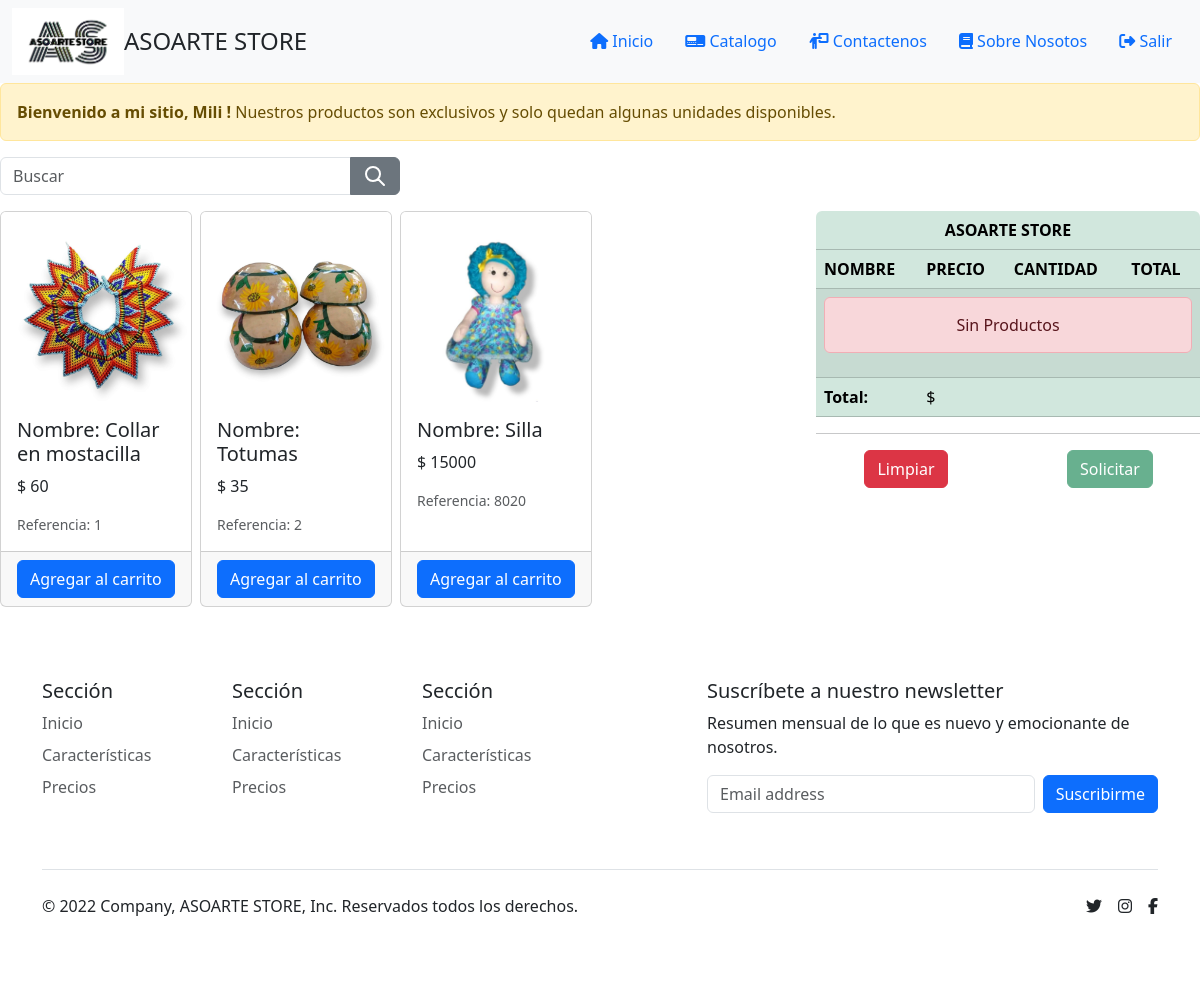
The page /productos/ (signed in) on the database its author committed.
### productos/models.py (models this page shows, shortened)
class Producto(models.Model):
    cod_prod = models.IntegerField(primary_key=True, verbose_name='Código')
    nombre = models.CharField(max_length=30, blank=True, null=True)
    imagen = models.ImageField(upload_to="productos", null=True)
    cantidad = models.IntegerField(blank=True)
    valor_compra = models.IntegerField(blank=True, null=True)
    valor_venta = models.IntegerField(blank=True, null=True)
    fecha_actualiza = models.DateTimeField(auto_now_add=True)

### productos/views.py (the view)
# urls.py: path('', listar_producutos, name="productos"),
@login_required
def listar_producutos(request):
    busqueda = request.GET.get("buscar")
    productos = Producto.objects.all()
    if busqueda:
        productos = Producto.objects.filter(
            Q(nombre__icontains = busqueda)
        ).distinct()
    return render(request, "productos/tienda.html", {'productos':productos})

### templates/productos/tienda.html
{% extends 'partials/body.html' %}
{% block contenido %}
<div class="alert alert-warning alert-dismissible fade show" role="alert">
    <strong>Bienvenido a mi sitio, {% if user.is_authenticated %} {{ user.username }}
    {% else %}
      Visitante
    {% endif %}!</strong> Nuestros productos son exclusivos y solo quedan algunas unidades disponibles.
  </div>
  <div class="col-4">
  <form method="GET">
    <div class="input-group">
      <input class="form-control" type="search" name="buscar" placeholder="Buscar" aria-label="Buscar" value="{{ request.GET.buscar }}">
      <button class="btn btn-secondary" type="submit">
        <svg xmlns="http://www.w3.org/2000/svg" fill="none" viewBox="0 0 24 24" stroke="currentColor" style="width: 24px;height: 24px" data-config-id="auto-svg-2-2">
          <path stroke-linecap="round" stroke-linejoin="round" stroke-width="2" d="M21 21l-6-6m2-5a7 7 0 11-14 0 7 7 0 0114 0z"></path>
        </svg>
      </button>
    </div>
  </form>
</div>
<div class="row justify-content-start">
    <div class="col-8">
<div class="row row-cols-2 row-cols-md-4 g-2">
    {% for producto in productos %}
    <div class="col">
      <div class="card h-100" >
        <img src="{{producto.imagen.url}}" class="card-img-top" alt="{{producto.nombre}}">
        <div class="card-body">
          <h5 class="card-title">Nombre: {{producto.nombre}}</h5>
          <p class="card-text">$ {{producto.valor_venta}}</p>
          <small class="text-muted">Referencia: {{producto.cod_prod}}</small>
        </div>
        <div class="card-footer">
            <a href="{% url 'Add' producto.cod_prod %}" class="btn btn-primary">Agregar al carrito</a>
        </div>
    </div>
</div>
    {% endfor %}
</div>
</div>
<div class="col-4">
    {% include "productos/carrito.html" %}
</div>
</div>
{% endblock contenido %}

### templates/partials/body.html (shortened to what this page needs)
{% load static %}
{% load bootstrap5 %}
{% bootstrap_css %}
<!DOCTYPE html>
<html>
    <head>
    </head>
    <body class"text-muted">
      <nav class=" text-muted navbar navbar-expand-lg navbar-light bg-light">
        <div class="container-fluid">
              <a href="/" class="d-flex align-items-center mb-3 mb-md-0 me-md-auto text-dark text-decoration-none">
                <img src="{% static 'img/logo.png' %}" alt="" width="112" class="d-inline-block align-text-top">
                <span class="fs-4">ASOARTE STORE</span>
              </a>
              <ul class="nav">
                <li class="nav-item"><a href="{% url 'inicio' %}" class="nav-link active" aria-current="page"><i class="fa-solid fa-home"></i> Inicio</a></li>
                <li class="nav-item"><a href="{% url 'Tienda' %}" class="nav-link"><i class="fa-solid fa-tachograph-digital"></i> Catalogo</a></li>
                <li class="nav-item"><a href="{% url 'correo' %}" class="nav-link"><i class="fa-solid fa-person-chalkboard"></i> Contactenos</a></li>
                <li class="nav-item"><a href="{% url 'Somos' %}" class="nav-link"><i class="fa-solid fa-book"></i> Sobre Nosotos</a></li>
                {% if user.is_authenticated %}
                <li class="nav-item"><a href="{% url 'logout' %}" class="nav-link"><i class="fa-solid fa-right-from-bracket"></i> Salir</a>
                  {% else %}
                  <li class="nav-item"><a href="{% url 'login' %}" class="nav-link"><i class="fa-solid fa-user"></i> Ingresar</a>
                {% endif %}
                </ul>
              </div>
            </nav>
          <div>
            {% block contenido %}
            {% endblock %}
          </div>
      </body>
<br>
<div class="container">
<footer class="py-5">
  <div class="row">
  <div class="col-6 col-md-2 mb-3">
  <h5>Sección</h5>
  <ul class="nav flex-column">
  <li class="nav-item mb-2"><a href="#" class="nav-link p-0 text-muted">Inicio</a></li>
  <li class="nav-item mb-2"><a href="#" class="nav-link p-0 text-muted">Características</a></li>
  <li class="nav-item mb-2"><a href="#" class="nav-link p-0 text-muted">Precios</a></li>
  </ul>
  </div>
  <div class="col-6 col-md-2 mb-3">
  <h5>Sección</h5>
  <ul class="nav flex-column">
  <li class="nav-item mb-2"><a href="#" class="nav-link p-0 text-muted">Inicio</a></li>
  <li class="nav-item mb-2"><a href="#" class="nav-link p-0 text-muted">Características</a></li>
  <li class="nav-item mb-2"><a href="#" class="nav-link p-0 text-muted">Precios</a></li>
  </ul>
  </div>
  <div class="col-6 col-md-2 mb-3">
  <h5>Sección</h5>
  <ul class="nav flex-column">
  <li class="nav-item mb-2"><a href="#" class="nav-link p-0 text-muted">Inicio</a></li>
  <li class="nav-item mb-2"><a href="#" class="nav-link p-0 text-muted">Características</a></li>
  <li class="nav-item mb-2"><a href="#" class="nav-link p-0 text-muted">Precios</a></li>
  </ul>
  </div>
  <div class="col-md-5 offset-md-1 mb-3">
  <form>
  <h5>Suscríbete a nuestro newsletter</h5>
  <p>Resumen mensual de lo que es nuevo y emocionante de nosotros.</p>
  <div class="d-flex flex-column flex-sm-row w-100 gap-2">
  <input id="newsletter1" type="text" class="form-control" placeholder="Email address">
  <button class="btn btn-primary" type="button">Suscribirme</button>
  </div>
  </form>
  </div>
  </div>
  <div class="d-flex flex-column flex-sm-row justify-content-between py-4 my-4 border-top">
  <p>© 2022 Company, ASOARTE STORE, Inc. Reservados todos los derechos.</p>
  <ul class="list-unstyled d-flex">
  <li class="ms-3"><a class="link-dark" href="#"><i class="fa fa-twitter" aria-hidden="true"></i><use xlink:href="#twitter"></use></svg></a></li>
  <li class="ms-3"><a class="link-dark" href="http://www.w3.org/2000/svg"><i class="fa fa-instagram" aria-hidden="true"></i><use xlink:href="#instagram"></use></svg></a></li>
  <li class="ms-3"><a class="link-dark" href="#"><i class="fa fa-facebook"></i><use xlink:href="#facebook"></use></svg></a></li>
  </ul>
  </div>
  </footer>
</div>
</html>

### templates/productos/carrito.html
<div class=" rounded  table-responsive" role="alert">
    <table class="table table-success table-striped">
      <thead>
        <tr>
          <th scope="row" colspan="4" class="text-center">ASOARTE STORE</th>
        </tr>
        <tr>
          <th scope="col">NOMBRE</th>
          <th scope="col">PRECIO</th>
          <th scope="col">CANTIDAD</th>
          <th scope="col">TOTAL</th>
        </tr>
      </thead>
      <tbody>
      {% if request.session.carrito.items %}
      {% for key, value in request.session.carrito.items %}
      <form class="form-inline my-2 my-lg-0" method="POST" action="{% url 'factura' %}">
        {% csrf_token %}
        <tr>
          <td>{{value.nombre}}</td>
          <td>${{value.valor}}</td>
          <td>{{value.cantidad}}</td>
          <td>${{value.acumulado}}
            <a href="{% url 'Add' value.producto_id %}" class="badge btn btn-dark badge-dark">+</a>
            <a href="{% url 'Sub' value.producto_id %}" class="badge btn btn-dark badge-dark">-</a>
          </td>
        </tr>
      {% endfor %}
      {% else %}
      <tr>
          <td colspan="4">
              <div class="alert alert-danger text-center"> Sin Productos </div>
          </td>
      </tr>
      {% endif %}
        <tr>
          <th scope="row">Total:</th>
          <td colspan="4">$ {{ total_carrito|floatformat:2 }}</td>
        </tr>
      </tbody>
    </table>
    <hr>
    </div>
    <div class="row text-center">
        <div class="col-6"><a href="{% url 'CLS' %}" class="btn btn-danger">Limpiar</a></div>
        {% if request.session.carrito.items %}
        <div class="col-6"><a href="{% url 'factura' %}" class="btn btn-success" >Solicitar</a></div>
    </form>
        {% else %}
        <div class="col-6"><a href="{% url 'factura' %}" class="btn btn-success disabled" >Solicitar</a></div>
        {% endif %}
    </div>

### rows shown on the page
Producto: imagen (picture), nombre "Collar en mostacilla", valor_venta "60", cod_prod "1"
Producto: imagen (picture), nombre "Totumas", valor_venta "35", cod_prod "2"
Producto: imagen (picture), nombre "Silla", valor_venta "15000", cod_prod "8020"

### other values the page prints
{{ user.username }} "Mili"
